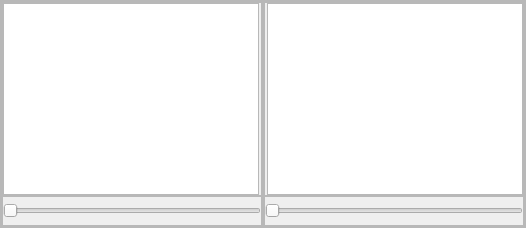
         <widget class="QFrame" name="frame_2">
          <property name="sizePolicy">
           <sizepolicy hsizetype="Expanding" vsizetype="Preferred">
            <horstretch>0</horstretch>
            <verstretch>0</verstretch>
           </sizepolicy>
          </property>
          <property name="frameShape">
           <enum>QFrame::StyledPanel</enum>
          </property>
          <property name="frameShadow">
           <enum>QFrame::Raised</enum>
          </property>
          <layout class="QHBoxLayout" name="horizontalLayout_3">
           <property name="spacing">
            <number>0</number>
           </property>
           <property name="leftMargin">
            <number>0</number>
           </property>
           <property name="topMargin">
            <number>0</number>
           </property>
           <property name="rightMargin">
            <number>0</number>
           </property>
           <property name="bottomMargin">
            <number>0</number>
           </property>
           <item>
            <widget class="QFrame" name="frame_3">
             <property name="sizePolicy">
              <sizepolicy hsizetype="Expanding" vsizetype="Preferred">
               <horstretch>5</horstretch>
               <verstretch>0</verstretch>
              </sizepolicy>
             </property>
             <property name="frameShape">
              <enum>QFrame::StyledPanel</enum>
             </property>
             <property name="frameShadow">
              <enum>QFrame::Raised</enum>
             </property>
             <layout class="QVBoxLayout" name="verticalLayout_3">
              <property name="spacing">
               <number>0</number>
              </property>
              <property name="leftMargin">
               <number>0</number>
              </property>
              <property name="topMargin">
               <number>0</number>
              </property>
              <property name="rightMargin">
               <number>0</number>
              </property>
              <property name="bottomMargin">
               <number>0</number>
              </property>
              <item>
               <widget class="QFrame" name="frame_5">
                <property name="sizePolicy">
                 <sizepolicy hsizetype="Preferred" vsizetype="Expanding">
                  <horstretch>0</horstretch>
                  <verstretch>0</verstretch>
                 </sizepolicy>
                </property>
                <property name="frameShape">
                 <enum>QFrame::StyledPanel</enum>
                </property>
                <property name="frameShadow">
                 <enum>QFrame::Raised</enum>
                </property>
                <layout class="QVBoxLayout" name="verticalLayout_4">
                 <property name="spacing">
                  <number>0</number>
                 </property>
                 <property name="leftMargin">
                  <number>0</number>
                 </property>
                 <property name="topMargin">
                  <number>0</number>
                 </property>
                 <property name="rightMargin">
                  <number>2</number>
                 </property>
                 <property name="bottomMargin">
                  <number>0</number>
                 </property>
                 <item>
                  <widget class="QGraphicsView" name="graphicsView"/>
                 </item>
                </layout>
               </widget>
              </item>
              <item>
               <widget class="QFrame" name="frame_6">
                <property name="sizePolicy">
                 <sizepolicy hsizetype="Preferred" vsizetype="Fixed">
                  <horstretch>0</horstretch>
                  <verstretch>0</verstretch>
                 </sizepolicy>
                </property>
                <property name="minimumSize">
                 <size>
                  <width>0</width>
                  <height>30</height>
                 </size>
                </property>
                <property name="frameShape">
                 <enum>QFrame::StyledPanel</enum>
                </property>
                <property name="frameShadow">
                 <enum>QFrame::Raised</enum>
                </property>
                <layout class="QHBoxLayout" name="horizontalLayout_4">
                 <property name="spacing">
                  <number>0</number>
                 </property>
                 <property name="leftMargin">
                  <number>0</number>
                 </property>
                 <property name="topMargin">
                  <number>0</number>
                 </property>
                 <property name="rightMargin">
                  <number>0</number>
                 </property>
                 <property name="bottomMargin">
                  <number>0</number>
                 </property>
                 <item>
                  <widget class="QSlider" name="horizontalSlider">
                   <property name="orientation">
                    <enum>Qt::Horizontal</enum>
                   </property>
                  </widget>
                 </item>
                </layout>
               </widget>
              </item>
             </layout>
            </widget>
           </item>
           <item>
            <widget class="QFrame" name="frame_4">
             <property name="sizePolicy">
              <sizepolicy hsizetype="Expanding" vsizetype="Preferred">
               <horstretch>5</horstretch>
               <verstretch>0</verstretch>
              </sizepolicy>
             </property>
             <property name="frameShape">
              <enum>QFrame::StyledPanel</enum>
             </property>
             <property name="frameShadow">
              <enum>QFrame::Raised</enum>
             </property>
             <layout class="QVBoxLayout" name="verticalLayout_5">
              <property name="spacing">
               <number>0</number>
              </property>
              <property name="leftMargin">
               <number>0</number>
              </property>
              <property name="topMargin">
               <number>0</number>
              </property>
              <property name="rightMargin">
               <number>0</number>
              </property>
              <property name="bottomMargin">
               <number>0</number>
              </property>
              <item>
               <widget class="QFrame" name="frame_7">
                <property name="sizePolicy">
                 <sizepolicy hsizetype="Preferred" vsizetype="Expanding">
                  <horstretch>0</horstretch>
                  <verstretch>0</verstretch>
                 </sizepolicy>
                </property>
                <property name="frameShape">
                 <enum>QFrame::StyledPanel</enum>
                </property>
                <property name="frameShadow">
                 <enum>QFrame::Raised</enum>
                </property>
                <layout class="QVBoxLayout" name="verticalLayout_6">
                 <property name="spacing">
                  <number>0</number>
                 </property>
                 <property name="leftMargin">
                  <number>2</number>
                 </property>
                 <property name="topMargin">
                  <number>0</number>
                 </property>
                 <property name="rightMargin">
                  <number>0</number>
                 </property>
                 <property name="bottomMargin">
                  <number>0</number>
                 </property>
                 <item>
                  <widget class="QGraphicsView" name="graphicsView_2"/>
                 </item>
                </layout>
               </widget>
              </item>
              <item>
               <widget class="QFrame" name="frame_8">
                <property name="sizePolicy">
                 <sizepolicy hsizetype="Preferred" vsizetype="Fixed">
                  <horstretch>0</horstretch>
                  <verstretch>0</verstretch>
                 </sizepolicy>
                </property>
                <property name="minimumSize">
                 <size>
                  <width>0</width>
                  <height>30</height>
                 </size>
                </property>
                <property name="frameShape">
                 <enum>QFrame::StyledPanel</enum>
                </property>
                <property name="frameShadow">
                 <enum>QFrame::Raised</enum>
                </property>
                <layout class="QHBoxLayout" name="horizontalLayout_5">
                 <property name="spacing">
                  <number>0</number>
                 </property>
                 <property name="leftMargin">
                  <number>0</number>
                 </property>
                 <property name="topMargin">
                  <number>0</number>
                 </property>
                 <property name="rightMargin">
                  <number>0</number>
                 </property>
                 <property name="bottomMargin">
                  <number>0</number>
                 </property>
                 <item>
                  <widget class="QSlider" name="horizontalSlider_2">
                   <property name="orientation">
                    <enum>Qt::Horizontal</enum>
                   </property>
                  </widget>
                 </item>
                </layout>
               </widget>
              </item>
             </layout>
            </widget>
           </item>
          </layout>
         </widget>
